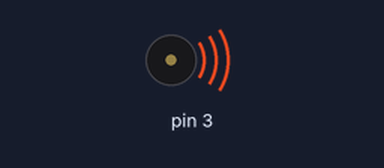
Recording of a sketch running on a simulated Arduino Uno, built with avr-gcc and run on an emulated ATmega328P. On the bench: buzzer (waves = sounding).

Above: at 1.3 s.
At 8.42 s:
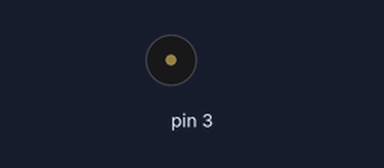
Timing chart, 0 to 8.7 s (numbered marks = the images above):
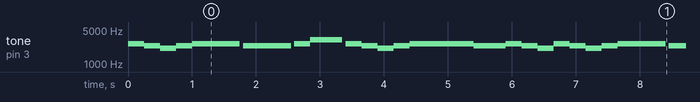

The sketch:

MarryHasALittleLamp.ino
```cpp
/*
 * Code to play marry has a little lamp song by backend
 */


void setup() {

	pinMode(3, OUTPUT);
}

void loop() {
	//Lets play the song :D
	tone(3,2637,250);
	delay(250);
	tone(3,2349,250);
	delay(250);
	tone(3,2093,250);
	delay(250);
	tone(3,2349,250);
	delay(250);
	tone(3,2637,250);
	delay(250);
	tone(3,2637,250);
	delay(250);
	tone(3,2637,250);
	delay(250);
	delay(0.05 * 1000);
	tone(3,2349,250);
	delay(250);
	tone(3,2349,250);
	delay(250);
	tone(3,2349,250);
	delay(250);
	delay(0.05 * 1000);
	tone(3,2637,250);
	delay(250);
	tone(3,3136,250);
	delay(250);
	tone(3,3136,250);
	delay(250);
	delay(0.05 * 1000);
	tone(3,2637,250);
	delay(250);
	tone(3,2349,250);
	delay(250);
	tone(3,2093,250);
	delay(250);
	tone(3,2349,250);
	delay(250);
	tone(3,2637,250);
	delay(250);
	tone(3,2637,250);
	delay(250);
	tone(3,2637,250);
	delay(250);
	tone(3,2637,250);
	delay(250);
	tone(3,2349,250);
	delay(250);
	tone(3,2349,250);
	delay(250);
	tone(3,2637,250);
	delay(250);
	tone(3,2349,250);
	delay(250);
	tone(3,2093,250);
	delay(250);

}
```
